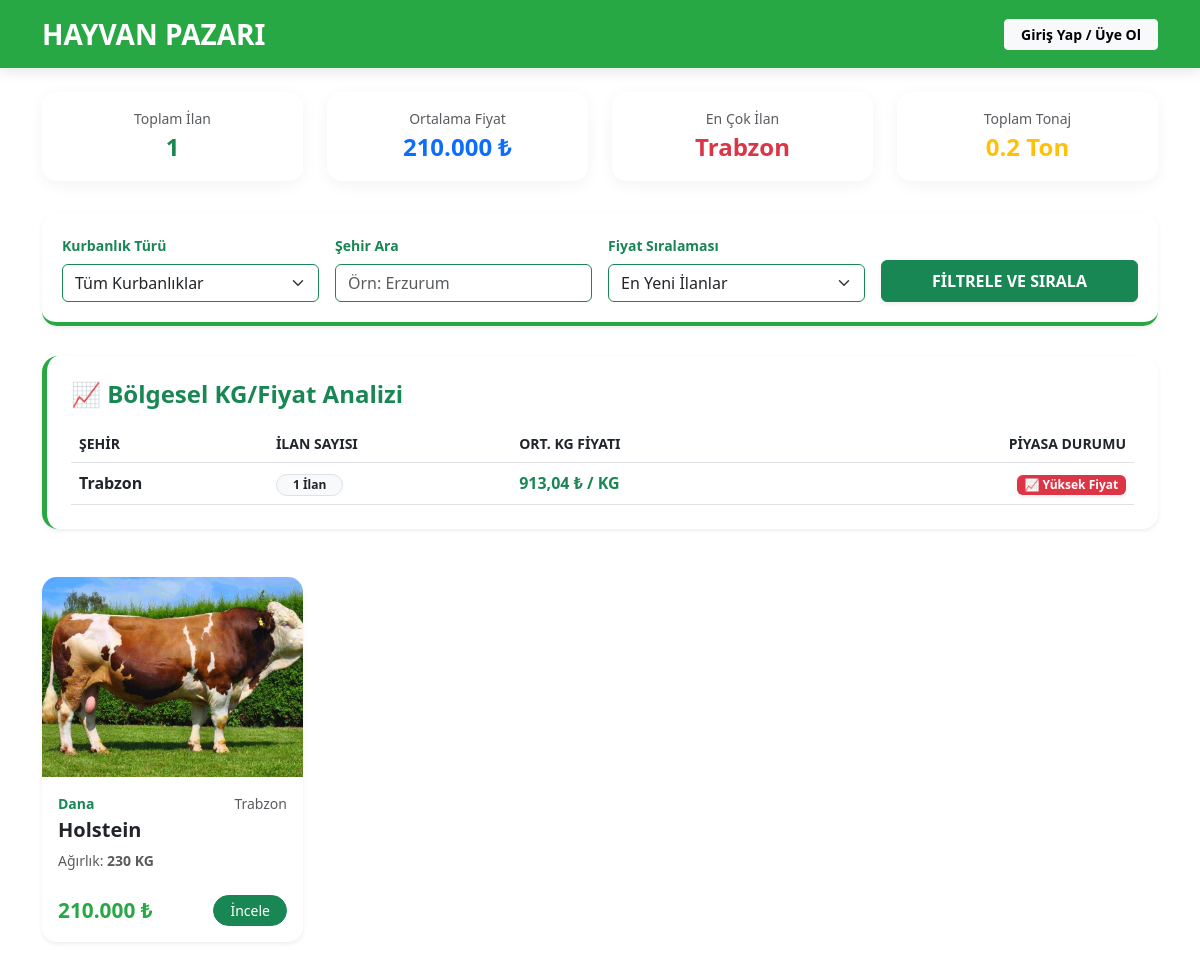
The page / on the database its author committed.
### tables this page shows
CREATE TABLE IF NOT EXISTS `kurbanliklar` (
  `id` int NOT NULL AUTO_INCREMENT,
  `satici_id` int DEFAULT NULL,
  `tur` enum('Koç','Dana','Düve','Deve','Koyun') DEFAULT NULL,
  `cins` varchar(50) DEFAULT NULL,
  `kilogram` int DEFAULT NULL,
  `yas` int DEFAULT NULL,
  `fiyat` decimal(10,2) DEFAULT NULL,
  `sehir` varchar(50) DEFAULT NULL,
  `telefon` varchar(15) DEFAULT NULL,
  `fotograf` varchar(255) DEFAULT NULL,
  `aciklama` text,
  `kupe_no` varchar(20) DEFAULT NULL,
  `satildi_mi` tinyint(1) DEFAULT '0',
  PRIMARY KEY (`id`)
);

### index.php (the view, shortened to what this page needs)
<?php
include 'baglan.php';
$istatistik_sorgu = mysqli_query($baglanti, "SELECT
    COUNT(*) as toplam_ilan,
    AVG(fiyat) as ortalama_fiyat,
    MIN(fiyat) as en_ucuz,
    SUM(kilogram) as toplam_tonaj
    FROM kurbanliklar WHERE satildi_mi = 0");
$stats = mysqli_fetch_assoc($istatistik_sorgu);
$sehir_en_cok = mysqli_query($baglanti, "SELECT sehir, COUNT(*) as adet FROM kurbanliklar GROUP BY sehir ORDER BY adet DESC LIMIT 1");
$en_cok_sehir = mysqli_fetch_assoc($sehir_en_cok);
$bolge_analiz_sorgu = mysqli_query($baglanti, "SELECT sehir,
    AVG(fiyat / kilogram) as kg_ortalama_fiyat,
    COUNT(*) as ilan_sayisi
    FROM kurbanliklar
    WHERE satildi_mi = 0
    GROUP BY sehir
    ORDER BY kg_ortalama_fiyat ASC");
?>
<!DOCTYPE html>
<html lang="tr">
<head>
    <link href="https://cdn.jsdelivr.net/npm/bootstrap@5.3.0/dist/css/bootstrap.min.css" rel="stylesheet">
</head>
<body>
<nav class="navbar navbar-expand-lg navbar-dark sticky-top">
    <div class="container">
        <a class="navbar-brand fw-bold fs-3" href="index.php">HAYVAN PAZARI</a>
        <div class="ms-auto d-flex align-items-center">
            <?php if(isset($_SESSION['ad_soyad'])): ?>
                <span class="text-white me-3 d-none d-md-block">Hoş geldin, <b><?php echo $_SESSION['ad_soyad']; ?></b></span>
                <a href="ilanlarim.php" class="btn btn-outline-light btn-sm me-2">İlanlarım</a>
                <a href="ilan_ver.php" class="btn btn-warning fw-bold btn-sm me-2 shadow-sm">Ücretsiz İlan Ver</a>
                <a href="cikis.php" class="btn btn-outline-light btn-sm">Çıkış Yap</a>
            <?php else: ?>
                <a href="giris.php" class="btn btn-light btn-sm fw-bold px-3">Giriş Yap / Üye Ol</a>
            <?php endif; ?>
        </div>
    </div>
</nav>
<div class="container mt-4">
    <div class="row mb-4 text-center">
        <div class="col-md-3 mb-2">
            <div class="stats-card p-3">
                <small class="text-muted d-block">Toplam İlan</small>
                <span class="fw-bold fs-4 text-success"><?php echo $stats['toplam_ilan']; ?></span>
            </div>
        </div>
        <div class="col-md-3 mb-2">
            <div class="stats-card p-3">
                <small class="text-muted d-block">Ortalama Fiyat</small>
                <span class="fw-bold fs-4 text-primary"><?php echo number_format($stats['ortalama_fiyat'] ?? 0, 0, ',', '.'); ?> ₺</span>
            </div>
        </div>
        <div class="col-md-3 mb-2">
            <div class="stats-card p-3">
                <small class="text-muted d-block">En Çok İlan</small>
                <span class="fw-bold fs-4 text-danger"><?php echo ($en_cok_sehir['sehir'] ?? '-'); ?></span>
            </div>
        </div>
        <div class="col-md-3 mb-2">
            <div class="stats-card p-3">
                <small class="text-muted d-block">Toplam Tonaj</small>
                <span class="fw-bold fs-4 text-warning"><?php echo number_format(($stats['toplam_tonaj'] ?? 0) / 1000, 1); ?> Ton</span>
            </div>
        </div>
    </div>
    <div class="filter-header shadow-sm">
        <form action="index.php" method="GET" class="row g-3 align-items-end">
            <div class="col-md-3">
                <label class="form-label small fw-bold text-success">Kurbanlık Türü</label>
                <select name="tur" class="form-select border-success">
                    <option value="">Tüm Kurbanlıklar</option>
                </select>
            </div>
            <div class="col-md-3">
                <label class="form-label small fw-bold text-success">Şehir Ara</label>
                <input type="text" name="sehir" class="form-control border-success" placeholder="Örn: Erzurum" value="<?php echo @$_GET['sehir']; ?>">
            </div>
            <div class="col-md-3">
                <label class="form-label small fw-bold text-success">Fiyat Sıralaması</label>
                <select name="sirala" class="form-select border-success">
                    <option value="yeni" <?php echo (@$_GET['sirala'] == 'yeni') ? 'selected' : ''; ?>>En Yeni İlanlar</option>
                </select>
            </div>
            <div class="col-md-3">
                <button type="submit" class="btn btn-success w-100 fw-bold py-2 shadow-sm">FİLTRELE VE SIRALA</button>
            </div>
        </form>
    </div>
    <div class="row mb-5 justify-content-center">
        <div class="col-12">
            <div class="card shadow-sm border-0 rounded-4 p-4" style="background: rgba(255, 255, 255, 0.95); backdrop-filter: blur(10px); border-left: 5px solid #28a745 !important;">
                <h4 class="fw-bold text-success mb-3">📈 Bölgesel KG/Fiyat Analizi</h4>
                <div class="table-responsive">
                    <table class="table table-hover align-middle mb-0">
                        <thead class="text-muted small text-uppercase">
                            <tr>
                                <th>Şehir</th>
                                <th>İlan Sayısı</th>
                                <th>Ort. KG Fiyatı</th>
                                <th class="text-end">Piyasa Durumu</th>
                            </tr>
                        </thead>
                        <tbody>
                            <?php while($analiz = mysqli_fetch_assoc($bolge_analiz_sorgu)):
                                $kg_fiyat = $analiz['kg_ortalama_fiyat'];
                            ?>
                            <tr>
                                <td class="fw-bold text-dark"><?php echo $analiz['sehir']; ?></td>
                                <td><span class="badge bg-light text-dark border rounded-pill px-3"><?php echo $analiz['ilan_sayisi']; ?> İlan</span></td>
                                <td class="fw-bold text-success"><?php echo number_format($kg_fiyat, 2, ',', '.'); ?> ₺ / KG</td>
                                <td class="text-end">
                                    <?php if($kg_fiyat < 250): ?>
                                        <span class="badge bg-success shadow-sm">🔥 Fırsat Bölgesi</span>
                                    <?php elseif($kg_fiyat > 450): ?>
                                        <span class="badge bg-danger shadow-sm">📈 Yüksek Fiyat</span>
                                    <?php else: ?>
                                        <span class="badge bg-primary shadow-sm">✅ Normal Piyasa</span>
                                    <?php endif; ?>
                                </td>
                            </tr>
                            <?php endwhile; ?>
                        </tbody>
                    </table>
                </div>
            </div>
        </div>
    </div>
    <div class="row">
        <?php
        $sorgu_cumlesi = "SELECT * FROM kurbanliklar WHERE satildi_mi = 0";
        $sirala = $_GET['sirala'] ?? 'yeni';
        switch ($sirala) {
            default:
                $sorgu_cumlesi .= " ORDER BY id DESC";
                break;
        }
        $ilanlar = mysqli_query($baglanti, $sorgu_cumlesi);
        if(mysqli_num_rows($ilanlar) > 0) {
            while($ilan = mysqli_fetch_assoc($ilanlar)):
        ?>
        <div class="col-lg-3 col-md-4 col-sm-6 mb-4">
            <div class="card ilan-card h-100 shadow-sm">
                <div style="height: 200px; overflow: hidden; position: relative;">
                    <?php if(!empty($ilan['fotograf']) && $ilan['fotograf'] != 'default.jpg'): ?>
                        <img src="uploads/<?php echo $ilan['fotograf']; ?>" class="w-100 h-100" style="object-fit: cover;">
                    <?php else: ?>
                        <div class="bg-secondary text-white d-flex align-items-center justify-content-center h-100">
                            <span>Görsel Yok</span>
                        </div>
                    <?php endif; ?>
                </div>
                <div class="card-body d-flex flex-column">
                    <div class="d-flex justify-content-between">
                        <small class="text-success fw-bold"><?php echo $ilan['tur']; ?></small>
                        <small class="text-muted"><?php echo $ilan['sehir']; ?></small>
                    </div>
                    <h5 class="card-title fw-bold text-dark mt-1"><?php echo $ilan['cins']; ?></h5>
                    <p class="mb-2 small text-muted">Ağırlık: <b><?php echo $ilan['kilogram']; ?> KG</b></p>
                    <div class="mt-auto">
                        <div class="d-flex justify-content-between align-items-center mt-3">
                            <span class="price-tag"><?php echo number_format($ilan['fiyat'], 0, ',', '.'); ?> ₺</span>
                            <a href="detay.php?id=<?php echo $ilan['id']; ?>" class="btn btn-sm btn-success rounded-pill px-3">İncele</a>
                        </div>
                    </div>
                </div>
            </div>
        </div>
        <?php
            endwhile;
        } else {
            echo '<div class="col-12 text-center py-5 bg-white rounded-4 shadow-sm">
                    <h4 class="text-muted">Aradığınız kriterlerde henüz ilan eklenmemiş.</h4>
                  </div>';
        }
        ?>
    </div>
</div>
</body>
</html>

### index.php (style rules this page uses)
body { background-image: url('https://i.yenicaggazetesi.com/storage/old/d/other/2025/05/18/askalede-kurban-pazari-acildi-fiyatlar-cep-yakiyor-350-bin-tlye-buyukbas-yenicag-3.jpg'); background-attachment: fixed; background-size: cover; background-position: center; min-height: 100vh; font-family: 'Segoe UI', sans-serif; }
body::before { content: ""; position: fixed; top: 0; left: 0; right: 0; bottom: 0; background: rgba(255, 255, 255, 0.8); backdrop-filter: blur(8px); z-index: -1; }
.navbar { background-color: #28a745 !important; box-shadow: 0 4px 12px rgba(0,0,0,0.1); }
.ilan-card { transition: 0.3s; border: none; border-radius: 15px; background: rgba(255, 255, 255, 0.9); backdrop-filter: blur(5px); overflow: hidden; }
.price-tag { color: #28a745; font-weight: 800; font-size: 1.3rem; }
.filter-header { background: rgba(255, 255, 255, 0.9); border-radius: 15px; padding: 20px; margin-bottom: 30px; border-bottom: 4px solid #28a745; }
.stats-card { background: rgba(255, 255, 255, 0.95); border-radius: 15px; border: none; box-shadow: 0 4px 15px rgba(0,0,0,0.05); }

### rows shown on the page
kurbanliklar: fotograf (picture), tur "Dana", sehir "Trabzon", cins "Holstein", kilogram "230", fiyat "210.000"

### other values the page prints
$stats['toplam_ilan'] "1"
$stats['ortalama_fiyat'] "210.000"
$en_cok_sehir['sehir'] "Trabzon"
$analiz['sehir'] "Trabzon"
$analiz['ilan_sayisi'] "1"
$kg_fiyat "913,04"
